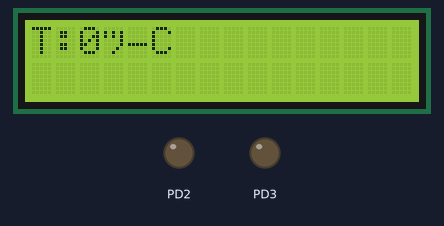
Recording of a program running on a simulated ATmega168, built with avr-gcc and emulated at 16 MHz. Shown: 16×2 character LCD, output pins drawn as LEDs (lit = HIGH). Wiring (inferred from the names in the program): LM75 temperature sensor at I2C address 0x48; character LCD (HD44780): RS PD0; E PD1; data PD4, PD5, PD6, PD7. Pins used as bus, display or sensor lines are not drawn.

Above: at 0.3 s.

The program:

main.c
```c
/*
 * DigitTerm.c
 *
 * Created: 06.06.2025 6:35:54
 * Author : User
 */

#define F_CPU 16000000UL
#include <util/twi.h>
#include <stdio.h>
#include <stdlib.h>
#include <util/delay.h>
#include "lcd.h"
#include "i2c.h"

#define DS1621_ADDR_WRITE 0x90
#define DS1621_ADDR_READ 0x91


void ds1621_start_conversion(void) {
	if (i2c_start(DS1621_ADDR_WRITE)) return;
	i2c_write(0xEE);
	// 3) STOP
	i2c_stop();
	// Æä¸ì ~200 ìñ, ÷òîáû äàò÷èê ñäåëàë ïåðâîå èçìåðåíèå
	_delay_ms(200);
}

// ×òåíèå òåìïåðàòóðû (öåëî÷èñëåííàÿ ÷àñòü, çíàê â int8_t)
int8_t ds1621_read_temp(void) {
	uint8_t raw;
	// 1) START + àäðåñ (çàïèñü)
	if (i2c_start(DS1621_ADDR_WRITE)) return 0;
	i2c_write(0xAA);

	if (i2c_start(DS1621_ADDR_READ)) return 0;
	// 4) Ñ÷èòûâàåì îäèí áàéò (áåç ACK)
	i2c_read_nack(&raw);
	i2c_stop();
	return (int8_t)raw;
}

int main()
{

	LCD_Init();
	i2c_init();
	PORTC = 0xFF;

	char buf[16];

	while(1){
		ds1621_start_conversion();
		int8_t temp = ds1621_read_temp();
		itoa(temp, buf, 10);

		LCD_String("T:");	/* Write string on 1st line of LCD*/
		LCD_String(buf);	/* Write string on 1st line of LCD*/
		LCD_String("°C");
		_delay_ms(1000);
		LCD_Clear();
	}
	while(1);
}
```

i2c.c
```c
#include "i2c.h"

void i2c_init(void) {
	TWSR = 0x00;
	TWBR = 72;          // (16 000 000 / 100 000 ? 16) / 2 = 72
	TWCR = (1 << TWEN);
}


uint8_t i2c_start(uint8_t address_with_rw) {
	// 1) Ñáðîñèòü TWINT è âûñòàâèòü áèò START è TWEN
	TWCR = (1<<TWINT)|(1<<TWSTA)|(1<<TWEN);
	while (!(TWCR & (1<<TWINT))); // æä¸ì îêîí÷àíèÿ

	// Ïðîâåðÿåì: TWSR & 0xF8 == 0x08 (START ïåðåäàí)
	if ((TWSR & 0xF8) != 0x08) return 1;

	// 2) Ïåðåäà¸ì àäðåñ + R/W
	TWDR = address_with_rw;
	TWCR = (1<<TWINT) | (1<<TWEN);
	while (!(TWCR & (1<<TWINT))); // æä¸ì îêîí÷àíèÿ


	uint8_t status = TWSR & 0xF8;
	if (((address_with_rw & 1) == 0 && status != 0x18) ||
	((address_with_rw & 1) == 1 && status != 0x40)) {
		return 2;
	}
	return 0;
}


uint8_t i2c_write(uint8_t data) {
	TWDR = data;
	TWCR = (1<<TWINT) | (1<<TWEN);
	while (!(TWCR & (1<<TWINT)));
	// Ïðîâåðÿåì ñòàòóñ: 0x28 = Data transmitted, ACK received
	if ((TWSR & 0xF8) != 0x28) return 1;
	return 0;
}


uint8_t i2c_read_nack(uint8_t *out) {
	TWCR = (1<<TWINT) | (1<<TWEN); // áåç TWEA   NACK
	while (!(TWCR & (1<<TWINT)));
	*out = TWDR;
	// Ïðîâåðÿåì ñòàòóñ: 0x58 = Data received, NACK transmitted
	if ((TWSR & 0xF8) != 0x58) return 1;
	return 0;
}

// Îñòàíàâëèâåì ïåðåäà÷ó (STOP)
void i2c_stop(void) {
	TWCR = (1<<TWINT) | (1<<TWEN) | (1<<TWSTO);

	_delay_us(10);
}
```

i2c.h
```c
#ifndef I2C_H
#define I2C_H

#define F_CPU 16000000UL
#include <util/twi.h>
#include <stdio.h>
#include <stdlib.h>
#include <util/delay.h>

void i2c_init(void);
uint8_t i2c_start(uint8_t address_with_rw);
uint8_t i2c_write(uint8_t data);
uint8_t i2c_read_nack(uint8_t *out);
void i2c_stop(void);

#endif
```

lcd.c
```c
#include "lcd.h"

void LCD_Command( unsigned char cmnd )
{
	LCD_Port = (LCD_Port & 0x0F) | (cmnd & 0xF0); /* sending upper nibble */
	LCD_Port &= ~ (1<<RS);		/* RS=0, command reg. */
	LCD_Port |= (1<<EN);		/* Enable pulse */
	_delay_us(1);
	LCD_Port &= ~ (1<<EN);

	_delay_us(200);

	LCD_Port = (LCD_Port & 0x0F) | (cmnd << 4);  /* sending lower nibble */
	LCD_Port |= (1<<EN);
	_delay_us(1);
	LCD_Port &= ~ (1<<EN);
	_delay_ms(2);
}


void LCD_Char( unsigned char data )
{
	LCD_Port = (LCD_Port & 0x0F) | (data & 0xF0); /* sending upper nibble */
	LCD_Port |= (1<<RS);		/* RS=1, data reg. */
	LCD_Port|= (1<<EN);
	_delay_us(1);
	LCD_Port &= ~ (1<<EN);

	_delay_us(200);

	LCD_Port = (LCD_Port & 0x0F) | (data << 4); /* sending lower nibble */
	LCD_Port |= (1<<EN);
	_delay_us(1);
	LCD_Port &= ~ (1<<EN);
	_delay_ms(2);
}

void LCD_Init (void)			/* LCD Initialize function */
{
	LCD_Dir = 0xFF;			/* Make LCD port direction as o/p */
	_delay_ms(20);			/* LCD Power ON delay always >15ms */

	LCD_Command(0x02);		/* send for 4 bit initialization of LCD  */
	LCD_Command(0x28);              /* 2 line, 5*7 matrix in 4-bit mode */
	LCD_Command(0x0c);              /* Display on cursor off*/
	LCD_Command(0x06);              /* Increment cursor (shift cursor to right)*/
	LCD_Command(0x01);              /* Clear display screen*/
	_delay_ms(2);
}


void LCD_String (char *str)		/* Send string to LCD function */
{
	int i;
	for(i=0;str[i]!=0;i++)		/* Send each char of string till the NULL */
	{
		LCD_Char (str[i]);
	}
}

void LCD_String_xy (char row, char pos, char *str)	/* Send string to LCD with xy position */
{
	if (row == 0 && pos<16)
	LCD_Command((pos & 0x0F)|0x80);	/* Command of first row and required position<16 */
	else if (row == 1 && pos<16)
	LCD_Command((pos & 0x0F)|0xC0);	/* Command of first row and required position<16 */
	LCD_String(str);		/* Call LCD string function */
}

void LCD_Clear()
{
	LCD_Command (0x01);		/* Clear display */
	_delay_ms(2);
	LCD_Command (0x80);		/* Cursor at home position */
}
```

lcd.h
```c
#ifndef LCD_H
#define LCD_H

#define LCD_Dir  DDRD
#define LCD_Port PORTD
#define RS PD0
#define EN PD1

#include <avr/io.h>
#include <util/delay.h>

void LCD_Command( unsigned char cmnd );
void LCD_Char( unsigned char data );
void LCD_Init (void);
void LCD_String (char *str);
void LCD_String_xy (char row, char pos, char *str);
void LCD_Clear();

#endif
```
